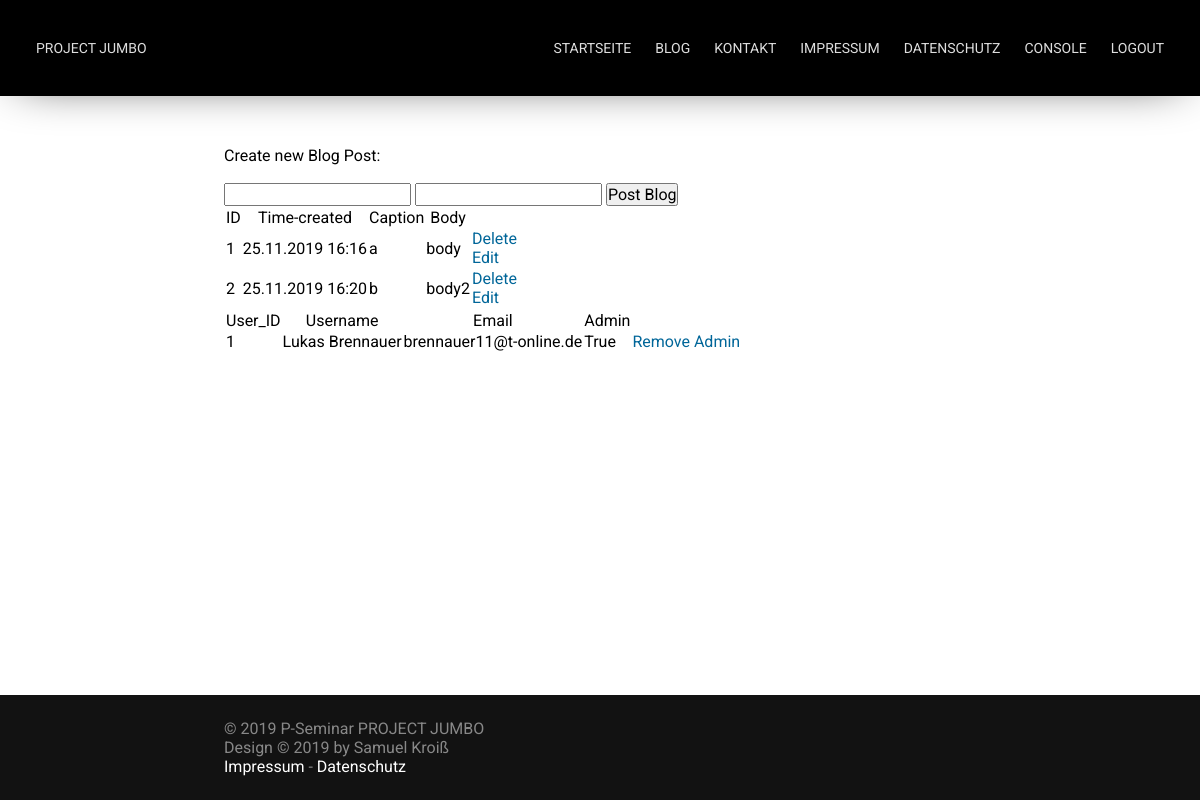
Page /admin (signed in) on the earlier database version.
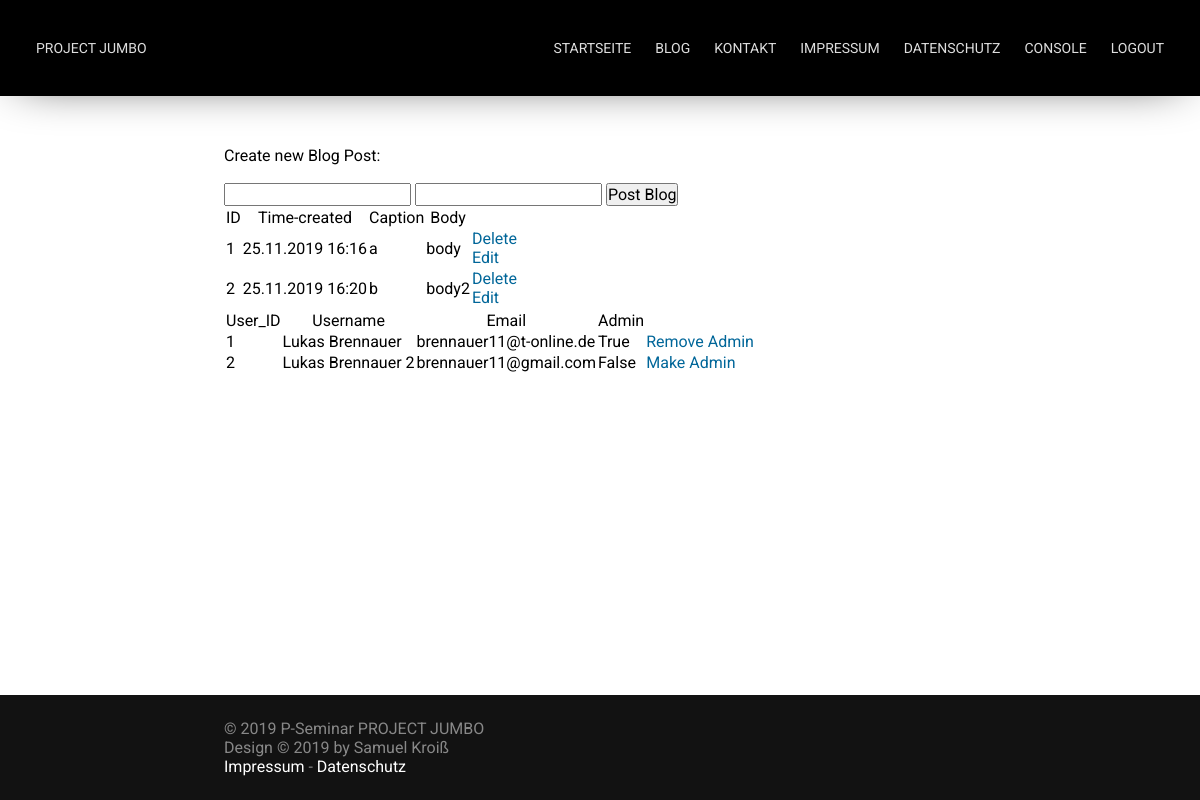
Same page on the later database version.
### blog.py (models this page shows, shortened)
class Blog_Post(db.Model):
    id = db.Column(db.Integer, primary_key=True)
    caption = db.Column(db.String, nullable=False)
    body = db.Column(db.String, nullable=False)
    time_created = db.Column(db.DateTime, default=datetime.now() )

class User(db.Model):
    user_id = db.Column(db.Integer, primary_key=True)
    username = db.Column(db.String(64), nullable=False, unique=True)
    password_hash = db.Column(db.String(120))
    email = db.Column(db.String, nullable=False, unique=True)
    admin_acc = db.Column(db.Boolean, default=False, nullable=False)
    is_active = True
    is_authenticated = True

### blog.py (the view)
@app.route("/admin", methods=['POST', 'GET'])
@login_required
def admin():
    if current_user.admin_acc == True:
        if request.method == 'POST':
            try:
                db.session.add(Blog_Post(caption=request.form['caption'], body=request.form['body']))
                db.session.commit()
                return redirect(url_for('admin'))
            except Exception as e:
                return render_template("error.html", title="Error", error=e)
        else:
            posts = Blog_Post.query.order_by(Blog_Post.time_created).all()
            users = User.query.order_by(User.user_id).all()
            return render_template("admin.html", title="Admin", posts=posts, users=users)
    else:
        return render_template("error.html", title="Error", error="You're not allowed to use that page!")

### blog.py (called while the page is built)
@login.user_loader
def load_user(user_id):
    return User.query.get(user_id)

@app.context_processor
def inject_login_status():
    return dict(login_status=current_user.is_authenticated)

### templates/admin.html (shortened to what this page needs)
{% extends 'base.html' %}
{% block content %}
    <p>Create new Blog Post:</p>
    <form action="/admin" method="POST">
        <input type="text" name="caption">
        <input type="text" name="body">
        <input type="submit" value="Post Blog">
    </form>
    {% if posts|length < 1 %}
        <p>There are no Blogposts available!</p>
    {% else %}
        <table>
            <tr>
                <th>ID</th>
                <th>Time-created</th>
                <th>Caption</th>
                <th>Body</th>
            </tr>
            {% for post in posts %}
                <tr>
                    <td>{{ post.id }}</td>
                    <td>{{ post.time_created.__format__("%d.%m.%Y %H:%M") }}</tds>
                    <td>{{ post.caption }}</td>
                    <td>{{ post.body }}</td>
                    <td>
                        <a href="{{ url_for( 'delete', id=post.id ) }}">Delete</a>
                        <br>
                        <a href="{{ url_for( 'edit', id=post.id ) }}">Edit</a>
                    </td>
                </tr>
            {% endfor %}
        </table>
    {% endif %}
    {% if users|length < 1 %}
        <p>There are no Users available!</p>
    {% else %}
        <table>
            <tr>
                <th>User_ID</th>
                <th>Username</th>
                <th>Email</th>
                <th>Admin</th>
            </tr>
            {% for user in users %}
                <tr>
                    <td>{{ user.user_id }}</td>
                    <td>{{ user.username }}</tds>
                    <td>{{ user.email }}</td>
                    <td>{{ user.admin_acc }}</td>
                    <td>
                        <a href="{{ url_for( 'manage_admin', user_id=user.user_id ) }}">
                            {% if user.admin_acc==true %}
                                Remove Admin
                            {% else %}
                                Make Admin
                            {% endif %}
                        </a>
                    </td>
                </tr>
            {% endfor %}
        </table>
    {% endif %}
{% endblock %}

### templates/base.html (shortened to what this page needs)
<!DOCTYPE html>
<html>
	<head>
		<link href="{{ url_for('static', filename='css/main.css') }}" rel="stylesheet">
		<link href="{{ url_for('static', filename='css/nav.css') }}" rel="stylesheet">
	</head>
	<body>
		<div id="container">
			<nav id="nav">
				<a href="{{ url_for('index') }}">Project Jumbo</a>
				<ul>
					<li><a href="{{ url_for('index') }}">Startseite</a></li>
					<li><a href="{{ url_for('blog') }}">Blog</a></li>
					<li><a href="#">Kontakt</a></li>
					<li><a href="#">Impressum</a></li>
					<li><a href="#">Datenschutz</a></li>
					<li><a href="{{ url_for('admin') }}">Console</a></li>
					{% if login_status == false %}
						<li><a href="{{ url_for('login') }}">Login</a></li>
					{% else %}
						<li><a href="{{ url_for('logout') }}">Logout</a></li>
					{% endif %}
				</ul>
			</nav>
			<div class="spacer nav"></div>
			<section id="content">
				{% block content %}  {% endblock %}
			</section>
			<div class="spacer footer"></div>
			<footer id="footer">
				<p>&copy; 2019 P-Seminar PROJECT JUMBO<br />Design &copy; 2019 by Samuel Kroiß<br /><a href="#">Impressum</a> - <a href="#">Datenschutz</a></p>
			</footer>
		</div>
	</body>
</html>

### static/css/main.css (style rules this page uses)
* { margin: 0; padding: 0; font-family: 'Roboto', sans-serif; font-size: 16px; font-weight: 400; text-decoration: none; }
body { width: 100%; height: 100%; overflow-x: hidden; overflow-y: scroll; scroll-behavior: smooth; }
.spacer { width: 100vw; }
.spacer.nav { height: 96px; }
.spacer.footer { height: 105px; }
#content p, #content img, #content span, #content article { padding-bottom: 18px; display: block; }
#content a, b { display: inline; padding: 0; }
#content a { color: #006699; }
#container { display: block; width: 100%; min-height: 100vh; position: relative; }
#content { max-width: 800px; margin: 0 auto; padding: 50px 24px; box-sizing: border-box; }
#footer { width: 100%; background: #121212; position: absolute; right: 0; bottom: 0; left: 0; }
#footer p { max-width: 800px; margin: 0 auto; padding: 24px; color: #888888; box-sizing: border-box; }
#footer a { text-decoration: none; color: #FFFFFF; }

### static/css/nav.css (style rules this page uses)
:root { --link-color: #DEDEDE; }
#nav { width: 100%; height: 96px; box-sizing: border-box; position: fixed; transition: height 300ms; z-index: 10; background: #000000; box-shadow: 0px 0px 50px -20px rgba(0,0,0,1); overflow: hidden; }
#nav ul { float: right; display: flex; }
#nav ul li { list-style-type: none; }
#nav a { color: var(--link-color); text-transform: uppercase; font-size: 14px; line-height: 48px; float: left; padding: 0 12px; display: block; transition: color 100ms; }
#nav a { font-family: 'Alata', sans-serif; }
#nav ul li a { font-family: 'Roboto', sans-serif; }
@media only screen and (min-width: 900px) { #nav { padding: 24px; } }

Differences in the rows shown:
added User: user_id "2", username "Lukas Brennauer 2", email "brennauer11@gmail.com", admin_acc "False", shows "Make Admin"
